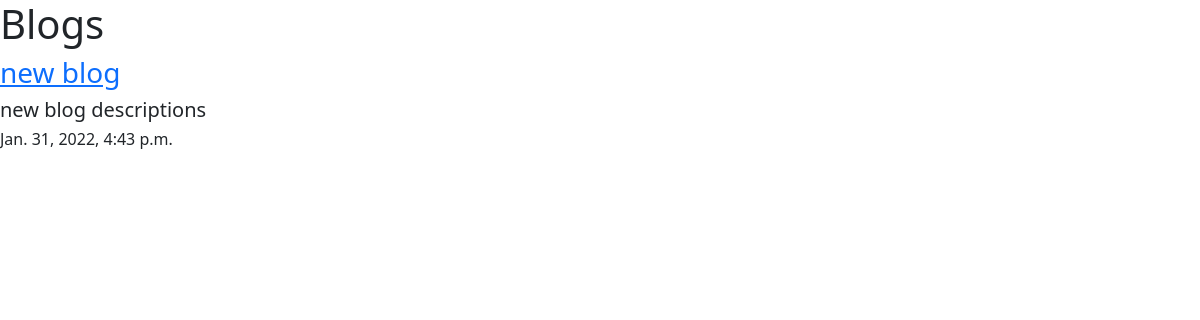
/blog/, run on an earlier commit of the app's database.
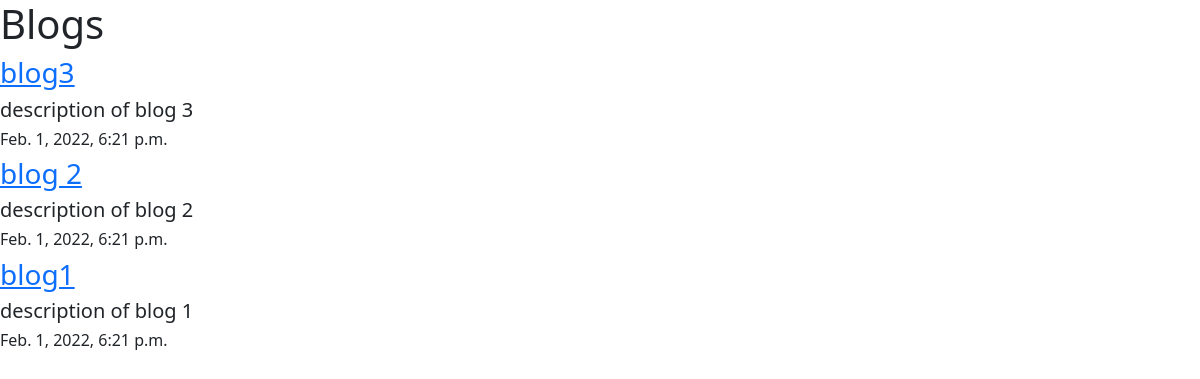
And on a later commit of the database.
### blog/models.py (models this page shows)
class Blog (models.Model):
    title = models.CharField(max_length = 100)
    discriptions = models.CharField(max_length = 300,default='' )
    time = models.DateTimeField(auto_now=True)
    url = models.URLField(blank=True)

### blog/views.py (the view)
# urls.py: path('', views.all_blogs, name='all_blogs'),
def all_blogs(request):
    blogs = Blog.objects.all()
    return render(request, 'blog/all_blogs.html', {'blogs': blogs})

### blog/templates/blog/all_blogs.html (shortened to what this page needs)
<!DOCTYPE html>
<html lang="en">
<head>
    <link href="https://cdn.jsdelivr.net/npm/bootstrap@5.0.2/dist/css/bootstrap.min.css" rel="stylesheet">
</head>
<body>
    <h1>Blogs</h1>
    {% for b in blogs %}
      <a href="{% url 'blog:details' b.id %}"><h3>{{ b.title }}</h3></a>
      <h5>{{ b.discriptions }}</h5>
      <h6> {{b.time}} </h6>
    {% endfor %}
</body>
</html>

What changed in the data, as far as the page shows it:
changed Blog: title "new blog" → "blog3"; discriptions "new blog descriptions" → "description of blog 3"; time "Jan. 31, 2022, 4:43 p.m." → "Feb. 1, 2022, 6:21 p.m."
added Blog: title "blog 2", discriptions "description of blog 2", time "Feb. 1, 2022, 6:21 p.m."
added Blog: title "blog1", discriptions "description of blog 1", time "Feb. 1, 2022, 6:21 p.m."
